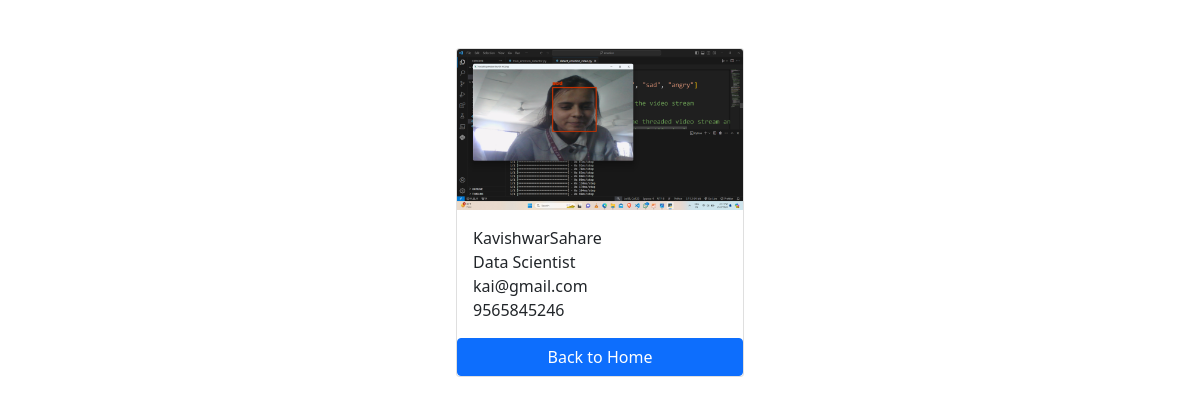
/employee/3/, run on the app's committed database.
### employee/models.py (models this page shows, shortened)
class Employee(models.Model):
    first_name = models.CharField(max_length=100)
    last_name = models.CharField(max_length=100)
    photo = models.ImageField(upload_to='images')
    designation = models.CharField(max_length=100)
    email_address = models.EmailField(max_length=100,unique=True)
    phone_number = models.CharField(max_length=12,blank=True)
    created_at = models.DateTimeField(auto_now_add=True)
    updated_at = models.DateTimeField(auto_now=True)

### employee/views.py (the view)
# urls.py: path('<int:pk>/',views.employee_detail,name='employee_detail'),
def employee_detail(request,pk):
    employee = get_object_or_404(Employee,pk=pk)
    context = {
        'employee':employee
    }
    return render(request,'employee_detail.html',context)

### templates/employee_detail.html (shortened to what this page needs)
{% load static %}
<!DOCTYPE html>
<html lang="en">
<head>
    <link href="https://cdn.jsdelivr.net/npm/bootstrap@5.0.2/dist/css/bootstrap.min.css" rel="stylesheet">
    <link rel="stylesheet" href="{% static 'css\style.css' %}">
</head>
<body>
<div class="container pt-5">
 <div class="card mx-auto" style="width: 18rem;">
  <img src="{{employee.photo.url}}" class="card-img-top" alt="Employee Photo">
  <div class="card-body">
    <p class="card-text m-0">{{employee.first_name}}{{employee.last_name}}</p>
    <p class="card-text m-0">{{employee.designation}}</p>
    <p class="card-text m-0">{{employee.email_address}}</p>
    <p class="card-text m-0">{{employee.phone_number}}</p>
  </div>
<a href="{%url 'home' %}"class="btn btn-primary">Back to Home</a>
</div>
</div>
</body>
</html>

### mysite/static/css/style.css (style rules this page uses)
body { background-color: white; }

### data on the page
Employee: photo (picture), first_name "Kavishwar", last_name "Sahare", designation "Data Scientist", email_address "kai@gmail.com", phone_number "9565845246"
